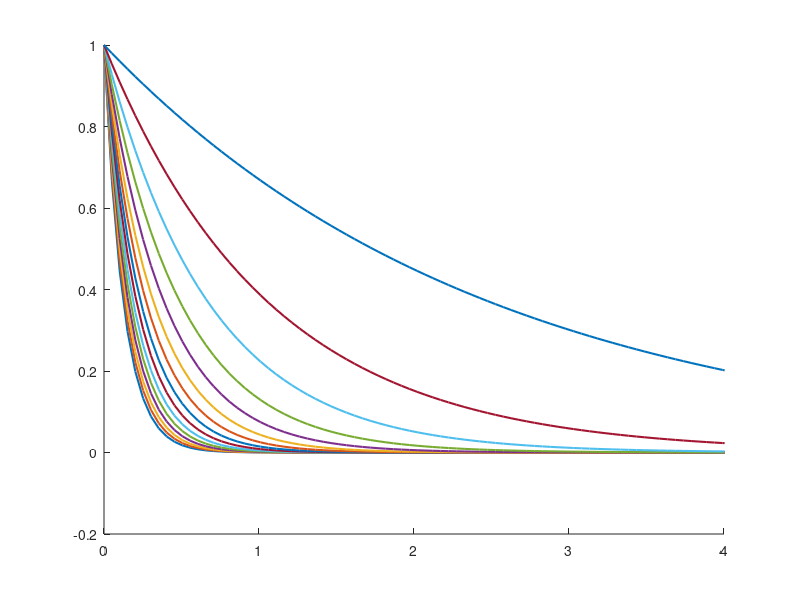

Write the MATLAB code that produced this figure.
%close all;
clc; clear;
%rng(2346);

t_start = 0.1;
t_end = 5;
measurement_noise_std = 0.1;
x_true = -1;

x_init = 0.3 + 0.2 * rand;
v = randi([0, 1]);
if randi([0, 1]) == 0, x_init = -1 * x_init; end
x_init = x_init + x_true;

f_ = @(x, t) exp(x * t)^2;
j_ = @(x, t) 2 * t * exp(x * t)^2;

%% Generate data
%T = linspace(t_start, t_end, num_data);
%T = [linspace(5, 4, 3)'; linspace(1.5, 0.5, 4)'; linspace(3.75, 4.75, 3)'];
T = [1.5; 1.0; 1.2; 1.3];
num_data = length(T);
Y = zeros(num_data, 1);
for i = 1:num_data
    Y(i) = f_(x_true, T(i)) + measurement_noise_std * randn();
end

%% Display
T_plot = linspace(0, t_end);
F_plot = exp(x_true * T_plot).^2;
line_colors = {[0.3, 0.8, 1.0], [1, 0.6, 0.1]};
point_colors = {[0.7, 0.1, 0.6], [1, 0.4, 0.1]};

%%{
figure; hold on;
X = linspace(-4, -0.2, 15);
for i = 1:length(X)
    x = X(i);
    plot(T_plot, exp(x * T_plot).^2, 'lineWidth', 1.5);
end
ylim([-0.2, 1]); xlim([0, 4]);
% plot(T_plot, F_plot, 'lineWidth', 3);
% xlim([0, t_end]);
% for i = 1:num_data
%     mypoint([T(i), Y(i)], point_colors{2}, 50);
% end
%%}
return
%% Optimize
num_iter = 25;
for N = 1:num_data
    X = x_init * ones(N, 1) + 0.01 * randn(N, 1);
    for iter = 1:num_iter
        
        %% Data term
        F1 = zeros(N, 1);
        J1 = zeros(N, N);
        for i = 1:N
            F1(i) = f_(X(i), T(i)) - Y(i);
            J1(i, i) = - j_(X(i), T(i));
        end
        
        %% Closeness term
        F2 = zeros(N - 1, 1);
        J2 = zeros(N - 1, N);
        for i = 1:N - 1
            F2(i) = X(i) - X(i + 1);
            J2(i, i) = -1;
            J2(i, i + 1) = 1;
        end
        
        %% Solve
        w2 = 0;
        delta = (J1' * J1 + w2 * J2' * J2 + 0.2 * eye(N, N)) \ (J1' * F1 + w2 * J2' * F2);
        X = X + delta;
        %disp([x, f' * f]);
    end
    %{
    figure; hold on;
    plot(T_plot, F_plot, 'lineWidth', 3);
    xlim([0, t_end]);
    for i = 1:N
        mypoint([T(i), Y(i)], point_colors{2}, 50);
        plot(T_plot, exp(X(i) * T_plot).^2, 'lineWidth', 1, 'color', [0.55, 0.75, 0.8]);
    end
    %}
    history{N}.X = X;
    history{N}.JtJ = J1' * J1;
end

%%{
%% Optimize online
for N = 1:num_data
    X = x_init * ones(N, 1) + 0.02 * randn(N, 1);
    for iter = 1:num_iter + 1
        
        %% Data term
        F1 = zeros(N, 1);
        J1 = zeros(N, N);
        for i = 1:N
            F1(i) = f_(X(i), T(i)) - Y(i);
            J1(i, i) = j_(X(i), T(i));
        end
        
        %% Closeness term
        F2 = zeros(N - 1, 1);
        J2 = zeros(N - 1, N);
        for i = 1:N - 1
            F2(i) = X(i) - X(i + 1);
            J2(i, i) = -1;
            J2(i, i + 1) = 1;
        end
        
        %% Recursion
        if N == 4
            w2 = 0.1;
            
            J1_prev = history{N - 1}.J1;
            F1_before = F1;
            
            F1 = @(X, N) exp(diag(T(1:N)) * X(1:N)).^2 - Y(1:N);
            dF1 = @(X, N) diag(2 * diag(T(1:N)) * exp(diag(T(1:N)) * X(1:N)).^2);
            for i = 1:N, ddF1{i} = @(X, N) diag([zeros(i - 1, 1); 4 * T(i).^2 * exp(diag(T(i)) * X(i)).^2; zeros(N - i, 1)]); end
            %dF1_N = @(X) dF1(X, N);
            %ddF1_num = my_gradient(dF1_N, X);
            %for i = 1:size(ddF1_num, 1)
            %    disp(['f(', num2str(i), ')'])
            %    disp(squeeze(ddF1_num(i, :, :))); disp(ddF1{i}(X, N));
            %end
            
            F2 = @(X, N) X(2:N) - X(1:N-1);
            dF2 = @(X, N) [zeros(N - 1, 1), eye(N - 1, N - 1)] - eye(N-1, N);
            for i = 1:N, ddF2{i} = @(X, N) zeros(N - 1, N); end
            %dF2_N = @(X) dF2(X, N);
            %ddF2_num = my_gradient(dF2_N, X);
            %for i = 1:size(ddF2_num, 1)
            %   disp(['f(', num2str(i), ')'])
            %   disp(squeeze(ddF2_num(i, :, :))); disp(ddF2{i}(X, N));
            %end
            F = @(X, N) [F1(X, N); sqrt(w2) * F2(X, N)];
            dF = @(X, N) [dF1(X, N); sqrt(w2) * dF2(X, N)];
            E = @(X, N) F(X, N)' * F(X, N);
            dE = @(X, N) 2 *  F(X, N)' * dF(X, N);
            
            ddE_an = 2 *  dF(X, N)' * dF(X, N);
            for i = 1:N
                ddE_an(i, :) = ddE_an(i, :) + 2 * F(X, N)' * [ddF1{i}(X, N); ddF2{i}(X, N)];
            end
            
            %E_N = @(X) E(X, N);
            %dE_N = @(X) dE(X, N);
            %dE_dX_num = my_gradient(E_N, X);
            %disp([dE(X, N); dE_dX_num]);
            %ddE_num = my_gradient(dE_N, X);
            
            %ddE_fun = compute_hessian(X, Y, T, N, w2);
            %for i = 1:size(ddE_num, 1)
            %    disp(['ddf(', num2str(i), ')'])
            %    disp(squeeze(ddE_num(i, :, :))); disp(ddE_fun(i, :));
            %end
            
            x = X(N);
            X_ = X(1:N - 1);
            
            e2_sqrt = @(x) exp(T(N) * x).^2 - Y(N);
            de2_sqrt_dx = @(x) 2 * T(N) * exp(T(N) * x).^2;
            
            e12_sqrt = @(X_, x) sqrt(w2) * (x - [zeros(1, N - 2), 1] * X_);
            de12_sqrt_dX_ = @(X_, x) - sqrt(w2) * [zeros(1, N - 2), 1];
            
            E1_sqrt = @(X_) [F1(X_, N - 1); sqrt(w2) * F2(X_, N - 1)];
            dE1_sqrt_dX_ = @(X_) [dF1(X_, N - 1); sqrt(w2) * dF2(X_, N - 1)];
            %dE1_sqrt_dX_num = my_gradient(E1_sqrt, X_);
            %disp([dE1_sqrt_dX_(X_), dE1_sqrt_dX_num]);
            
            e2 = @(x) e2_sqrt(x)' * e2_sqrt(x);
            de2_dX_ = @(X_) zeros(1, N - 1);
            de2_dx = @(x)  2 * e2_sqrt(x)' * de2_sqrt_dx(x);
            
            e12 = @(X_, x) e12_sqrt(X_, x)' * e12_sqrt(X_, x);
            de12_dX_ = @(X_, x)  2 * e12_sqrt(X_, x)' * de12_sqrt_dX_(X_, x);
            %e12_X = @(X_) e12(X_, x);
            %de12_dX_num = my_gradient(e12_X, X_);
            %disp([de12_dX_(X_, x), de12_dX_num]);
            
            E1 = @(X_) E1_sqrt(X_)' * E1_sqrt(X_);
            dE1_dX_ = @(X_)  2 * E1_sqrt(X_)' * dE1_sqrt_dX_(X_);
            %dE1_dX_num = my_gradient(E1, X_);
            %disp([dE1_dX_(X_), dE1_dX_num]);
            
            E2 = @(X_, x) e2(x) + e12(X_, x) + E1(X_);
            dE2_dX_ = @(X_, x) de2_dX_(x) + de12_dX_(X_, x) + dE1_dX_(X_);
            %disp([E(X, N) E2(X_, x)]);
            %E2_X_ = @(X_) E2(X_, x);
            %dE2_dX_num = my_gradient(E2_X_, X_);
            %disp([dE2_dX_(X_, x), dE2_dX_num]);
            
            %% Optimize X_
            
            X_init = X_;
            A = E1(X_init);
            B = dE1_dX_(X_init);
            C = compute_hessian(X_init, Y, T, N - 1, w2);
            
            %disp(C); disp(B' * B);
            
            K = [zeros(1, N - 2), 1];
            X_opt = X_init;
            E2_lin = @(X_opt) e2(x) + e12(X_opt, x) + A + B * (X_opt - X_init) + (X_opt - X_init)' * C * (X_opt - X_init);
            o2 = @(X_opt) e2(x) + w2 * (x - K * X_opt)' * (x - K * X_opt) + A + B * (X_opt - X_init) + (X_opt' * C * X_opt - 2 * X_init' * C * X_opt + X_init' * C * X_init);
            o3 = @(X_opt) e2(x) + w2 * (x' * x  - 2 * x' * K * X_opt + X_opt' * K' * K * X_opt) + A + B * (X_opt - X_init) + (X_opt' * C * X_opt - 2 * X_init' * C * X_opt + X_init' * C * X_init);
            %disp([E2_lin(X_opt); o3(X_opt)]);
            
            do3_dX_opt = @(X_opt)  - 2 * w2 * x' * K + 2 * w2 * X_opt' * K' * K + B +  X_opt' * (C + C') - 2 * X_init' * C;
            do3_dX_opt2 = @(X_opt)  (- 2 * w2 * x' * K + B - 2 * X_init' * C) + X_opt' * (2 * w2 * K' * K  +  C + C');
            do3_num = my_gradient(o3, X_opt);
            %disp([do3_num; do3_dX_opt2(X_opt)]);
            
            X_opt = - (2 * w2 * K' * K  +  C + C') \ (- 2 * w2 * x' * K + B - 2 * X_init' * C)';
            %disp(do3_dX_opt(X_opt));
            
            %% Optimize x
            X_opt = @ (x) - (2 * w2 * K' * K  +  C + C') \ (- 2 * w2 * x' * K + B - 2 * X_init' * C)';
            dX_opt = @(x) - (2 * w2 * K' * K  +  C + C') \ (- 2 * w2 * K)';
            
            e12_sqrt_opt = @(x) sqrt(w2) * (x - [zeros(1, N - 2), 1] * X_opt(x));
            de12_sqrt_opt = @(x) sqrt(w2) * (1 - [zeros(1, N - 2), 1] * dX_opt(x));
            e12_opt = @(x) e12_sqrt_opt(x)' * e12_sqrt_opt(x);
            de12_opt_dx = @(x) 2 * e12_sqrt_opt(x)' * de12_sqrt_opt(x);
            
            %de12_opt_num = my_gradient(e12_opt, x);
            %disp([de12_opt_num, de12_opt(x)]);
            
            E2_opt0 = @(x) e2(x) + e12_opt(x) + A + B * (X_opt(x) - X_init) + (X_opt(x) - X_init)' * C * (X_opt(x) - X_init);
            E2_opt = @(x) e2(x) + e12_opt(x) + B * X_opt(x) + X_opt(x)' * C * X_opt(x) - 2 * X_init' * C * X_opt(x) + A - B * X_init + X_init' * C * X_init;
            dE2_opt = @(x) de2_dx(x) + de12_opt_dx(x) + B * dX_opt(x) + 2 * X_opt(x)' * C * dX_opt(x) - 2 * X_init' * C * dX_opt(x);
            
            M1 = - (2 * w2 * K' * K  +  C + C') \ (- 2 * w2 * K)';
            M2 = - (2 * w2 * K' * K  +  C + C') \ (B - 2 * X_init' * C)';
            
            E2_opt1 = @(x) norm(exp(T(N) * x).^2 - Y(N))^2 + ...
                w2 * norm(x - [zeros(1, N - 2), 1] * X_opt(x))^2 + ...
                B *(M1 * x + M2) + (M1 * x + M2)' * C * (M1 * x + M2) - 2 * X_init' * C * (M1 * x + M2) + A - B * X_init + X_init' * C * X_init;
            
            E2_opt2 = @(x) norm(exp(T(N) * x).^2 - Y(N))^2 + ...
                w2 * norm(x - [zeros(1, N - 2), 1] * X_opt(x))^2 + ...
                B * M1 * x + B * M2 + x' * M1' * C * M1 * x + M2' * C  * M1 * x + x' * M1' * C * M2 + M2' * C * M2 - 2 * X_init' * C * M1 * x  - 2 * X_init' * C *  M2 + A - B * X_init + X_init' * C * X_init;
            
            E2_opt3 = @(x) norm(exp(T(N) * x).^2 - Y(N))^2 + ...
                w2 * norm(x - [zeros(1, N - 2), 1] * X_opt(x))^2 + ...
                x' * M1' * C * M1 * x + ...
                (B * M1 + 2 * M1' * C * M2 - 2 * X_init' * C * M1) * x  + ...
                - 2 * X_init' * C *  M2 + A - B * X_init + X_init' * C * X_init + B * M2 + M2' * C * M2;
            
            m3 = B * M1 + 2 * M1' * C * M2 - 2 * X_init' * C * M1;
            m4 = - 2 * X_init' * C *  M2 + A - B * X_init + X_init' * C * X_init + B * M2 + M2' * C * M2;
            
            [U, S, V] = eig(C);
            S1 = S.^0.5;
            if any(imag(S1))
                disp('imaginary');
            end
            M5 = S1' * U' * M1;
            m6 = (-0.5 * m3 / M5)';
            
            E2_opt4 = @(x) norm(exp(T(N) * x).^2 - Y(N))^2 + ...
                w2 * norm(x - [zeros(1, N - 2), 1] * (M1 * x + M2))^2 + ...
                x' * (M1' * U * E * U' * M1) * x + m3 * x  + m4;
            
            E2_opt5 = @(x) norm(exp(T(N) * x).^2 - Y(N))^2 + ...
                w2 * norm(x - [zeros(1, N - 2), 1] * (M1 * x + M2))^2 + ...
                x' * (M1' * U * S1 * S1' * U' * M1) * x + m3 * x  + m4;
            
            E2_opt6 = @(x) norm(exp(T(N) * x).^2 - Y(N))^2 + ...
                w2 * norm(x - [zeros(1, N - 2), 1] * (M1 * x + M2))^2 + ...
                x' * (M5' * M5) * x - 2 * m6' * M5 * x  + m6' * m6 - m6' * m6 + m4;
            
            E2_opt7 = @(x) norm(exp(T(N) * x).^2 - Y(N))^2 + ...
                w2 * norm(x - [zeros(1, N - 2), 1] * (M1 * x + M2))^2 + ...
                norm(M5 * x - m6)^2;
            
            F2_lin = @(x) [exp(T(N) * x).^2 - Y(N); sqrt(w2) * (x - [zeros(1, N - 2), 1] * (M1 * x + M2)); M5 * x - m6];
            
            %[X_opt(x)'; (M1 * x + M2)']
            %disp([E2_lin(X_init), E2_opt(x)]);
            %disp([E2_opt(x); E2_opt4(x)]);
            
            %% Optimize with fminunc
            %options = optimoptions(@fminunc,'Algorithm','trust-region', 'SpecifyObjectiveGradient',true);
            options = optimoptions(@fminunc,'Algorithm','quasi-newton');
            [x_opt, fval, exitflag, output] = fminunc(E2_opt4, x, options);
            
            return
            
            %% Plot E2
            if N == 2
                X_values = -2:0.01:-0.5;
                E2_values = zeros(length(X_values), 1);
                for l = 1:length(X_values)
                    E2_values(l) = E2(X_values(l), x);
                end
                figure; hold on; plot(X_values, E2_values, 'lineWidth', 2);
                mypoint([X_, E2(X_, x)], 'g', 30);
                mypoint([X_opt, E2(X_opt, x)], 'r', 30);
                %mypoint([x, E2(x, x)], 'k', 30);
            end
            return;
            
        end
        
        %% Solve
        if iter == num_iter, break; end
        
        w2 = 10;
        delta = (J1' * J1 + w2 * J2' * J2 + 0.2 * eye(N, N)) \ (J1' * F1 + w2 * J2' * F2);
        X = X + delta;
        
    end
    history{N}.J1 = J1;
    history{N}.J2 = J2;
    history{N}.F1 = F1;
    history{N}.F2 = F2;
end
%%}
return
%% Display history
offset = 0.09;
figure('units', 'normalized', 'outerposition', [0.1, 0.3, 0.45, 0.55]); hold on;
set(gca,'position', [0.05 0.08 0.93 0.90], 'units','normalized');
plot(1:length(history) + 1, x_true * ones(length(history) + 1, 1), 'lineWidth', 2, 'color', [1, 0.5, 0.4], 'lineStyle', '-.');
for j = 1:N
    myline([j, -1.5], [j, -0.5], [0.85, 0.85, 0.85], 2);
    for k = 1:j
        importance = history{j}.JtJ(k, k);
        myline([j + offset * k, history{j}.X(k) + 0.2 * sqrt(importance)], ...
            [j + offset * k, history{j}.X(k) - 0.2 * sqrt(importance)], [1, 0.9, 0.3], 3.5);
        mypoint([j + offset * k, history{j}.X(k)], [0.3, 0.6, 0.8], 20);
    end
end
set(gca, 'fontSize', 13);



